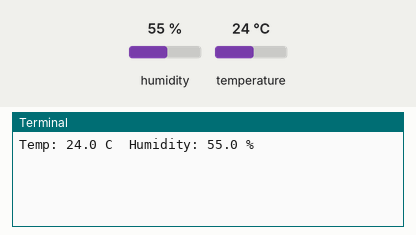
Recording of a program running on a simulated Raspberry Pi (BCM pin numbers). Shown: the last lines printed to the terminal. Inputs (shaded band) come from the test bench; at power-on: humidity 55 %, temperature 24 °C. Web requests get an empty 200 reply after 0.4 s; the clock reads 2024-03-15 10:24:30 at power-on unless the program sets it.

Above: at 1.2 s.
1.3 s: humidity set to 22 %
At 4.6 s:
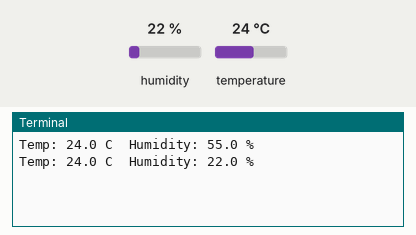
5.2 s: temperature set to 12 °C
At 7.7 s:
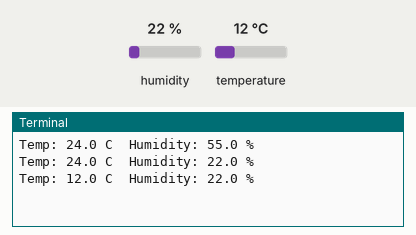
9.1 s: humidity set to 40 %
At 9.7 s:
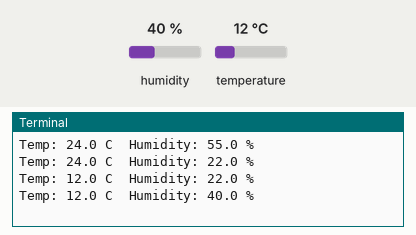
Timing chart, 0 to 12.1 s (numbered marks = the images above; inputs shaded):
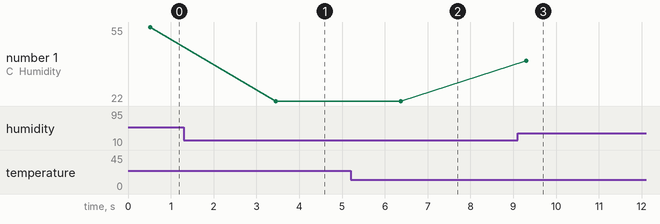

Measured:
- after the input at 1.3 s, the terminal: prints a new line after 2.2 s (image 1)
- after the input at 5.2 s, the terminal: prints a new line after 1.2 s (image 2)
- after the input at 9.1 s, the terminal: prints a new line after 0.20 s (image 3)
- plotted number 1: 55 → 22 after the input at 1.3 s, 22 → 40 after the input at 9.1 s

The program:

temperature.py
```python
import sys
import Adafruit_DHT
import time
import requests
import json

def send_data_to_service(temperature, humidity):
  service_url = 'https://15m3sva997.execute-api.us-east-1.amazonaws.com/dev/temperature'
  data = json.dumps({
    'temperature': temperature,
	  'humidity': humidity,
	  'markingAt': time.time()
  })
  requests.post(service_url, data)

try:
  while True:
    humidity, temperature = Adafruit_DHT.read_retry(11, 4)
    print('Temp: {0:0.1f} C  Humidity: {1:0.1f} %'.format(temperature, humidity))
    send_data_to_service(temperature, humidity)
    time.sleep(2)
except KeyboardInterrupt:
  print('\nCtrl+c pressionado, encerrando aplicacao...')
  sys.exit(0)

 
```
